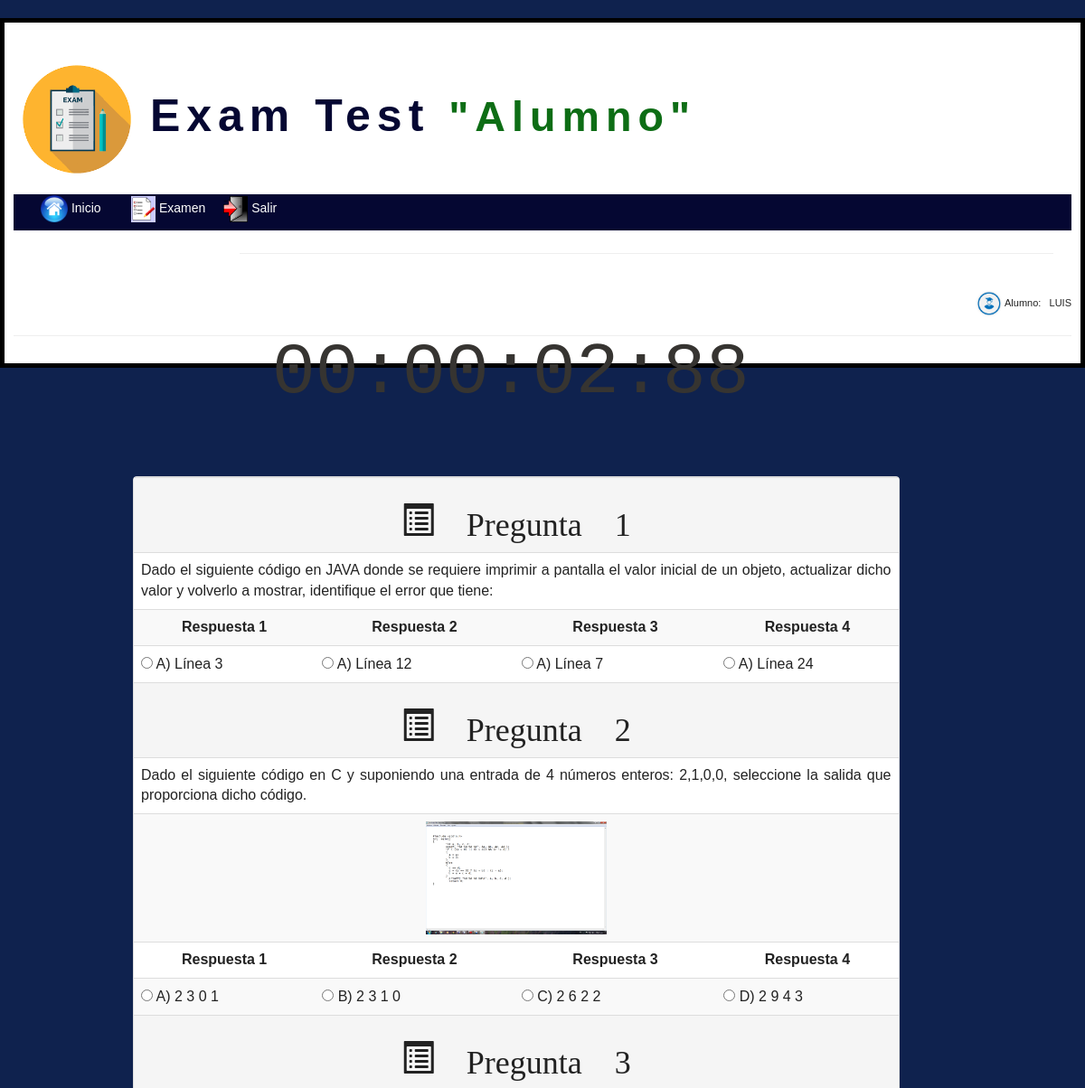
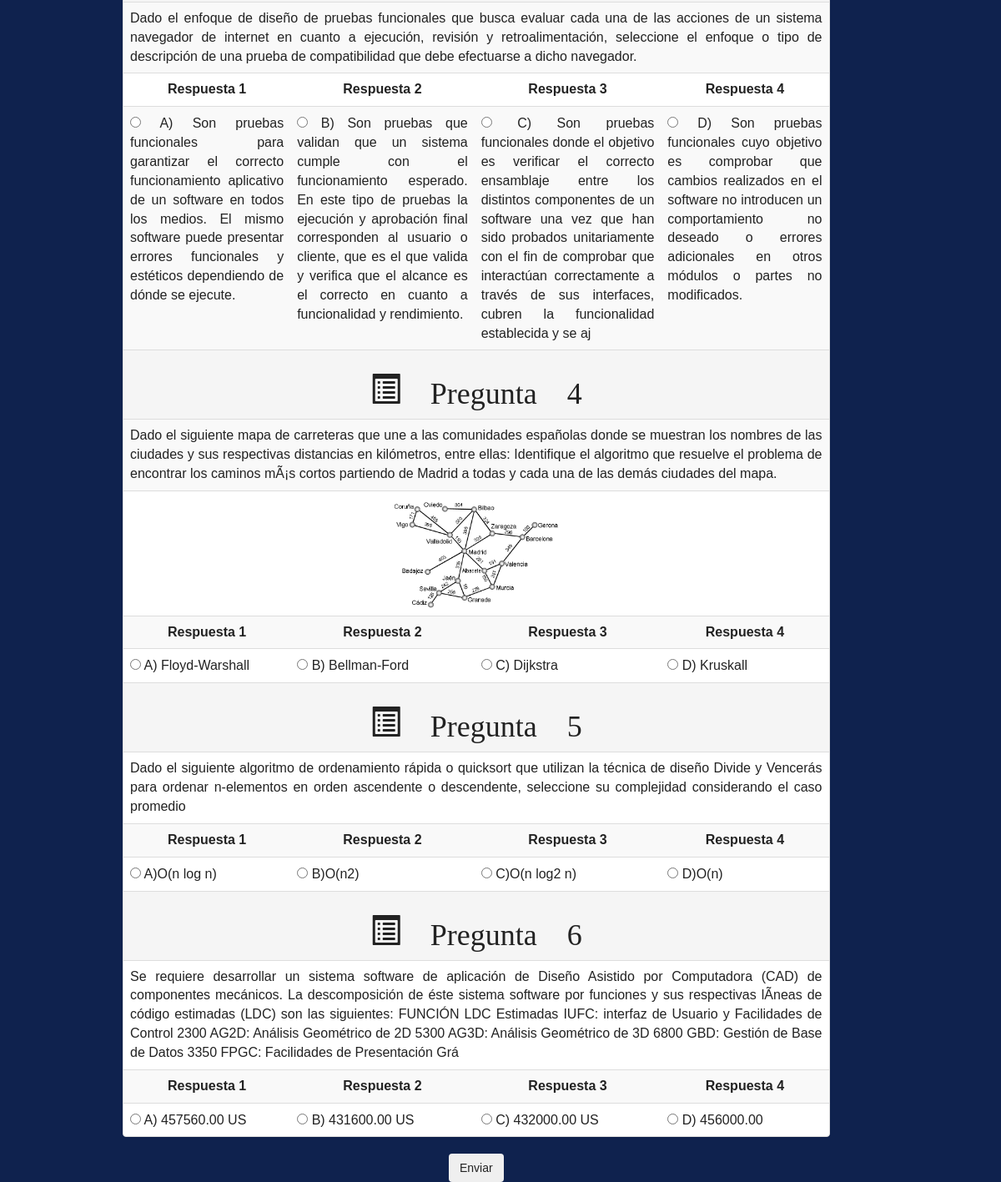
Page /Examen.php (signed in) on the committed database (2 pictures, top to bottom).
### tables this page shows
CREATE TABLE `preguntas` (
  `IdPreg` int(100) NOT NULL,
  `Area` varchar(100) NOT NULL,
  `DefOper` varchar(500) NOT NULL,
  `BaseReac` varchar(500) NOT NULL,
  `IdProfesor` int(11) NOT NULL
);

CREATE TABLE `respuestas` (
  `IdRespuesta` int(100) NOT NULL,
  `Respuesta` varchar(300) NOT NULL,
  `Argumento` varchar(300) NOT NULL,
  `Tipo` tinyint(1) NOT NULL,
  `IdPregunta` int(11) NOT NULL
);

CREATE TABLE `imagenes` (
  `idImagen` int(11) NOT NULL,
  `Ubicacion` varchar(150) NOT NULL,
  `IdPregunta` int(11) NOT NULL
);

### libraries/MostrarExamen.php (the view, shortened to what this page needs)
<?php
$NombresBotones = array(
                0 =>"opradio1",
                1 =>"opradio2",
                2 =>"opradio3",
                3 =>"opradio4",
                4 =>"opradio5",
                5 =>"opradio6",
                6 =>"opradio7",
                7 =>"opradio8",
                8 =>"opradio9",
                9 =>"opradio10"
        );
$IndexNombres=0;
$NombresIndividuales = array(
                0 =>"radio11",
                1 =>"radio12",
                2 =>"radio13",
                3 =>"radio14",
                4 =>"radio21",
                5 =>"radio22",
                6 =>"radio23",
                7 =>"radio24",
                8 =>"radio31",
                9 =>"radio32",
                10 =>"radio33",
                11 =>"radio34",
                12 =>"radio41",
                13 =>"radio42",
                14 =>"radio43",
                15 =>"radio44",
                16 =>"radio51",
                17 =>"radio52",
                18 =>"radio53",
                19 =>"radio54",
                20 =>"radio61",
                21 =>"radio62",
                22 =>"radio63",
                23 =>"radio64",
                24 =>"radio71",
                25 =>"radio72",
                26 =>"radio73",
                27 =>"radio74",
                28 =>"radio81",
                29 =>"radio82",
                30 =>"radio83",
                31 =>"radio84",
                32 =>"radio91",
                33 =>"radio92",
                34 =>"radio93",
                35 =>"radio94",
                36 =>"radio101",
                37 =>"radio102",
                38 =>"radio103",
                39 =>"radio104",
        );
$IndexNombresIndividuales=0;
$NumPreg=1;
$NumAle= rand(6, 10);
    $link=mysqli_connect("localhost","root","");
    mysqli_select_db($link,"examen");
    $result=mysqli_query($link,"SELECT BaseReac, IdPreg FROM preguntas ORDER BY RAND() LIMIT $NumAle");
if ($result){
    echo '<div class="table-responsive">
    <table class="table table-striped table-hover">';
    while ($row=$result->fetch_assoc()){
        $idpregunta= intval($row['IdPreg']);
		echo '
        <tr>
            <th class="active text-center" scope="col" colspan="4"><h1><strong class="glyphicon glyphicon-list-alt" >  Pregunta '.$NumPreg.'</strong></h1> </th>
        </tr>
        <tr>
			<td class="text-justify" colspan="4">'.$row['BaseReac'].'</td>
        </tr>';
         $result2=mysqli_query($link,"SELECT Ubicacion FROM imagenes where IdPregunta=  $idpregunta");
         if(mysqli_num_rows($result2)>0)
        {
            $row2 = $result2 ->fetch_assoc();
            $imagen= $row2['Ubicacion'];
            $Var="variable".$NumPreg;
            echo '<tr>
            <td colspan="4" class="text-center"><img src="'.$imagen.'" alt="Imagen de ayuda" class="img-responsive center-block" width="200" height="200"  onclick="MostrarImagenGrande('.$Var.')"></td>
        </tr>';
        }
        $result3=mysqli_query($link,"SELECT IdRespuesta, Respuesta FROM respuestas where IdPregunta=  $idpregunta");
        $row3 = $result3 ->fetch_assoc();
        $id1=$row3['IdRespuesta'];
         $result4=mysqli_query($link,"SELECT IdRespuesta, Respuesta FROM respuestas WHERE IdPregunta= $idpregunta && IdRespuesta != $id1");
        $row4 = $result4 ->fetch_assoc();
        $id2=$row4['IdRespuesta'];
        $result5=mysqli_query($link,"SELECT IdRespuesta, Respuesta FROM respuestas WHERE IdPregunta= $idpregunta && IdRespuesta != $id1  && IdRespuesta != $id2");
        $row5 = $result5 ->fetch_assoc();
        $id3=$row5['IdRespuesta'];
        $result6=mysqli_query($link,"SELECT Respuesta FROM Respuestas WHERE IdPregunta= $idpregunta && IdRespuesta != $id1 && IdRespuesta != $id2 && IdRespuesta != $id3");
        $row6 = $result6 ->fetch_assoc();
        echo '
        <tr>
            <th  class="col-btns text-center">Respuesta 1</th>
            <th  class="col-btns text-center">Respuesta 2</th>
            <th  class="col-btns text-center">Respuesta 3</th>
            <th  class="col-btns text-center">Respuesta 4</th>
        </tr>
        <tr>
            <td  class="tam-btn text-justify"><input type="radio" name="'.$NombresBotones[$IndexNombres].'" id="'.$NombresIndividuales[$IndexNombresIndividuales++].'" value="0"> '.$row3['Respuesta'].'</td>
            <td  class="tam-btn text-justify"><input type="radio" name="'.$NombresBotones[$IndexNombres].'" id="'.$NombresIndividuales[$IndexNombresIndividuales++].'" value="1"> '.$row4['Respuesta'].'</td>
            <td  class="tam-btn text-justify"><input type="radio" name="'.$NombresBotones[$IndexNombres].'" id="'.$NombresIndividuales[$IndexNombresIndividuales++].'" value="2"> '.$row5['Respuesta'].'</td>
            <td  class="tam-btn text-justify"><input type="radio" name="'.$NombresBotones[$IndexNombres].'" id="'.$NombresIndividuales[$IndexNombresIndividuales++].'" value="3"> '.$row6['Respuesta'].'</td>
        </tr>';
        $NumPreg++;
        $IndexNombres++;
	}
    echo '</table>
            </div>';
}
?>

### Examen.php (shortened to what this page needs)
<html >
<head>
    <link rel="stylesheet" href="css/material-icons.css">
    <link href="css/estilos.css" rel="stylesheet">
<link href="bower_components/bootstrap/dist/css/bootstrap.min.css" rel="stylesheet">
<link rel="stylesheet" type="text/css" href="style.css" media="screen" />
</head>
<body onload="inicio();">
<div id="wrap">
	<div id="header">
	<h1>
	<a><img src= "imagenes/images.png" width="120">  Exam Test  </a>
	<a style="font-size: 35pt; color: #0D6D15"> "Alumno" </a>
	</h1>
</div>
<div id="menu">
<ul class="nav">
		<li><a href="Index2.php"><img src= "imagenes/inicio.jpg " width="30"> Inicio</a></li>
		<li><a href=""><img src= "imagenes/lapiz.png" width="27"> Examen</a>
			</li>
			</ul>
		<li><a href="VerificaSalir.php"><img src= "imagenes/r.png " width="27"> Salir</a></li>
</div>
<div id="content">
<div class="right">
	<hr color="#050732">
</div>
</div>
	<p align="right"><?php
			echo('<img src= "imagenes/estudiante.jpg " width="30"> Alumno: &nbsp ' . $_SESSION['Nombre']);
			?></p>
			<hr>
<form id="FormularioExamen" action="" onSubmit="Verificar(); return false"   method="post">
	<div class="container col-md-9 centro">
		<div id="contenedor">
			<div class="reloj" id="Horas">00</div>
			<div class="reloj" id="Minutos">:00</div>
			<div class="reloj" id="Segundos">:00</div>
			<div class="reloj" id="Centesimas">:00</div>
		</div>
		<div class="panel panel-default" id="tablamostrarpreguntas">
				<?php include  'libraries/MostrarExamen.php' ?>
		</div>
        <button id="boton" type="submit" class="center-block btn mdl-button--raised mdl-js-ripple-effect">Enviar</button>
	</div>
</form>
</div>
</body>
</html>

### css/estilos.css (style rules this page uses)
#contenedor { margin: 10px auto; width: 540px; height: 115px; }
.reloj { float: left; font-size: 80px; font-family: Courier,sans-serif; color: #363431; }
table .tam-btn { padding-right: 0px; }
.centro { text-align: center;; left: 10%; right: 20%; }

### style.css (style rules this page uses)
* { margin: 0; padding: 0; }
body { background: #0F224E; font-family: Tahoma, Arial, Helvetica, sans-serif; font-size: 11px; line-height: 22px; color: #222; }
a { text-decoration: none; color: #99AECD; }
#wrap { margin: 20px auto 0 auto; width: 1200px; background: #fff; padding: 10px; border: 5px solid #000; margin-bottom: 1 cm; }
#header { height: 160px; background: #fff; }
#header h1 { font-size: 50px; letter-spacing: 7px; padding: 17px 0 0 10px; color: #FF5500; }
#header h1 a { color: #050732; text-decoration: none; font-weight: 600; letter-spacing: 7px; }
#menu { height: 40px; line-height: 30px; background: #050732; padding-left:30px; }
#menu ul { list-style-type: none; padding-left:0px; }
#menu ul li { display: block; }
#menu ul li a { padding: 0 20px 0 0; text-decoration: none; font-weight: 500; font-size: 14px; color: #fff; }
#content { padding: 0 20px 20px 0; }
.right { float: right; width: 900px; text-align: justify; padding-top: 5px; }
ul,ol { list-style:none; }
.nav > li { float:left; }
.nav li a { background-color:#050732; color:#fff; text-decoration:none; padding:10px 12px; display:block; min-width:100; }

### rows in the picture
preguntas: BaseReac "Dado el siguiente código en JAVA donde se requiere imprimir a pantalla el valor inicial de un objeto, actualizar dicho valor y volverlo a mostrar, identifique el error que tiene:", respuestas.Respuesta "A) Línea 3", respuestas.Respuesta "A) Línea 12", respuestas.Respuesta "A) Línea 7", Respuesta "A) Línea 24"
preguntas: BaseReac "Dado el siguiente código en C y suponiendo una entrada de 4 números enteros: 2,1,0,0, seleccione la salida que proporciona dicho código.", imagenes.Ubicacion (picture), respuestas.Respuesta "A) 2 3 0 1", respuestas.Respuesta "B) 2 3 1 0", respuestas.Respuesta "C) 2 6 2 2", Respuesta "D) 2 9 4 3"
preguntas: BaseReac "Dado el enfoque de diseño de pruebas funcionales que busca evaluar cada una de las acciones de un sistema navegador de internet en cuanto a ejecución, revisión y retroalimentación, seleccione el enfoque o tipo de descripción de una prueba de compatibilidad que debe efectuarse a dicho navegador.", respuestas.Respuesta "A) Son pruebas funcionales para garantizar el correcto funcionamiento aplicativo de un software en todos los medios. El mismo software puede presentar errores funcionales y estéticos dependiendo de dónde se ejecute.", respuestas.Respuesta "B) Son pruebas que validan que un sistema cumple con el funcionamiento esperado. En este tipo de pruebas la ejecución y aprobación final corresponden al usuario o cliente, que es el que valida y verifica que el alcance es el correcto en cuanto a funcionalidad y rendimiento.", respuestas.Respuesta "C) Son pruebas funcionales donde el objetivo es verificar el correcto ensamblaje entre los distintos componentes de un software una vez que han sido probados unitariamente con el fin de comprobar que interactúan correctamente a través de sus interfaces, cubren la funcionalidad establecida y se aj", Respuesta "D) Son pruebas funcionales cuyo objetivo es comprobar que cambios realizados en el software no introducen un comportamiento no deseado o errores adicionales en otros módulos o partes no modificados."
preguntas: BaseReac "Dado el siguiente mapa de carreteras que une a las comunidades españolas donde se muestran los nombres de las ciudades y sus respectivas distancias en kilómetros, entre ellas: Identifique el algoritmo que resuelve el problema de encontrar los caminos mÃ¡s cortos partiendo de Madrid a todas y cada una de las demás ciudades del mapa.", imagenes.Ubicacion (picture), respuestas.Respuesta "A) Floyd-Warshall", respuestas.Respuesta "B) Bellman-Ford", respuestas.Respuesta "C) Dijkstra", Respuesta "D) Kruskall"
preguntas: BaseReac "Dado el siguiente algoritmo de ordenamiento rápida o quicksort que utilizan la técnica de diseño Divide y Vencerás para ordenar n-elementos en orden ascendente o descendente, seleccione su complejidad considerando el caso promedio", respuestas.Respuesta "A)O(n log n)", respuestas.Respuesta "B)O(n2)", respuestas.Respuesta "C)O(n log2 n)", Respuesta "D)O(n)"
preguntas: BaseReac "Se requiere desarrollar un sistema software de aplicación de Diseño Asistido por Computadora (CAD) de componentes mecánicos. La descomposición de éste sistema software por funciones y sus respectivas lÃ­neas de código estimadas (LDC) son las siguientes: FUNCIÓN LDC Estimadas IUFC: interfaz de Usuario y Facilidades de Control 2300 AG2D: Análisis Geométrico de 2D 5300 AG3D: Análisis Geométrico de 3D 6800 GBD: Gestión de Base de Datos 3350 FPGC: Facilidades de Presentación Grá", respuestas.Respuesta "A) 457560.00 US", respuestas.Respuesta "B) 431600.00 US", respuestas.Respuesta "C) 432000.00 US", Respuesta "D) 456000.00"

### other values in the picture
$_SESSION['Nombre'] "LUIS"
